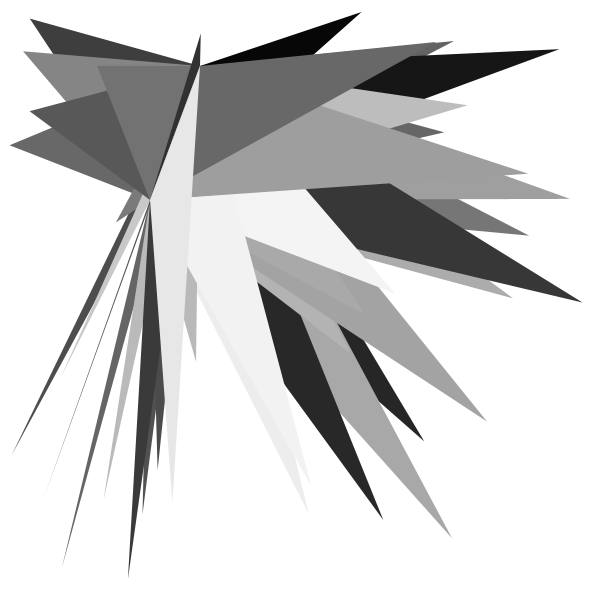
Frame 1 (no input)
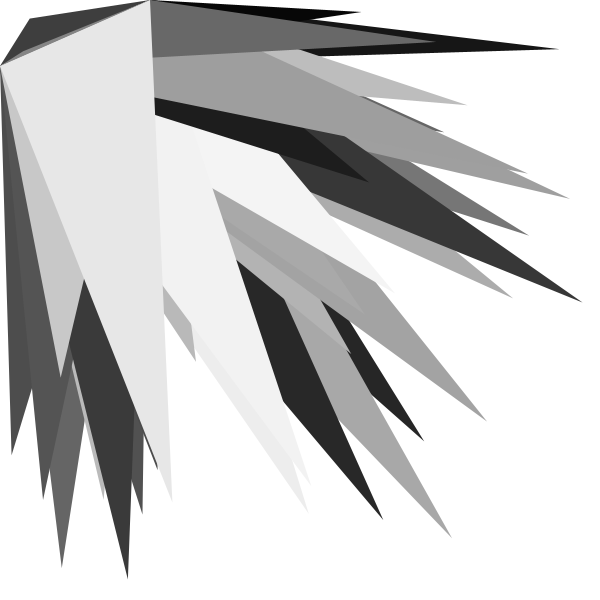
Frame 60 (the mouse pressed at the canvas centre just before this capture)
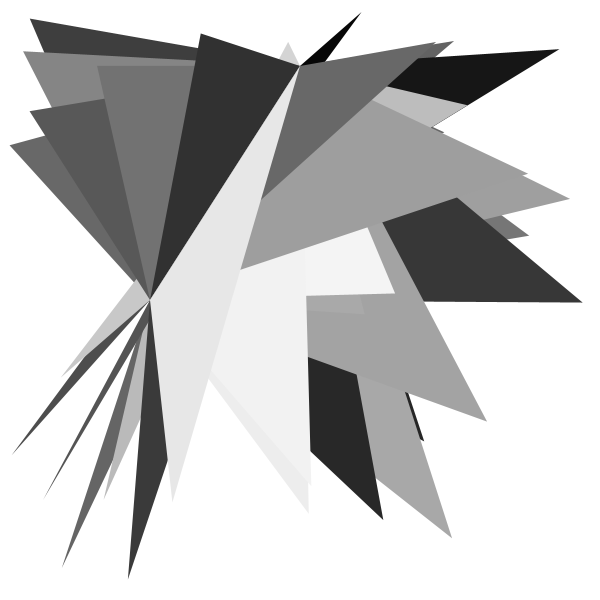
Frame 120 (the mouse held since frame 60 and released just before this capture)

The Processing sketch that drew these frames (run headless with seeded random() and noise(); from frame 60 on, the mouse is pressed at the canvas centre):

// Processing sketch: processing_6279
// ── processing_6279.pde

Abc[] a;
void setup()
{
  size(600,600);
  noStroke();
  smooth();
  background(255);
  
  a = new Abc[50];
  for(int i=0; i<50; i++)
  {
    a[i] = new Abc();
    a[i].s = 10;
    a[i].u = random(height);
    a[i].v = random(width);
    a[i].w = height/4;
    a[i].x = width/3;
    a[i].y = height/3;
    a[i].z = width/9;
    a[i].g = random(1,255);
  }
  /*a[1].u = height/5;
  a[1].v = width/5;
  a[2].u = height/3;
  a[2].v = width/3;
  a[3].u = height/4;
  a[3].v = width/4;*/
}

void draw()
{
  background(255);
  for(int i=0; i<a.length; i++)
  {
    a[i].show();
    a[i].move();
  }
}

class Abc
{
  float g,u,v,w,x,y,z;
  int s;
  void show()
  {
    fill(g);
    triangle(u,v,w,x,y,z);
  }
  void move()
  {
    x =  mouseX;// - width/2 ) * 0.01 * s;
    y =  mouseY;// - height/2 ) * 0.01 * s;
  }
}
